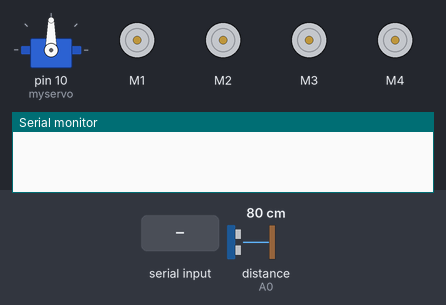
Simulated run of this sketch. Board: Arduino Uno, built with avr-gcc and run on an emulated ATmega328P. Parts: servo, 4 × DC motor (green arrow = forward, orange = backward, longer = faster), the last lines printed to the serial monitor. The test bench sets the inputs (shaded band); at power-on: distance to the obstacle (sensor on A0) 80 cm. The echo pulse lasts 58.3 µs per cm.

Above: at 1.2 s.
1.3 s: "turn left" received over Serial
At 2.7 s:
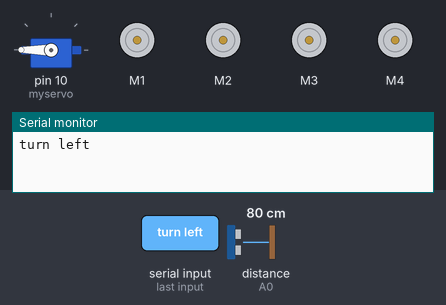
4.3 s: "left" received over Serial
At 6.45 s:
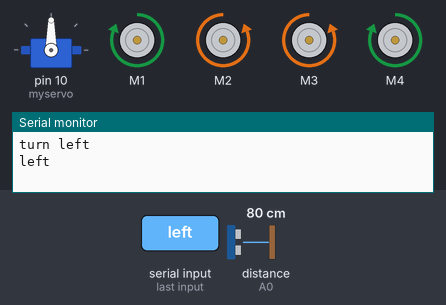
7.3 s: "turn right" received over Serial
At 8.7 s:
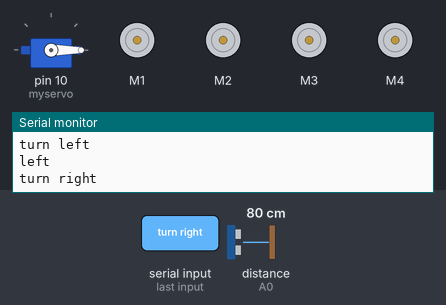
10.3 s: "move forward" received over Serial
At 12.4 s:
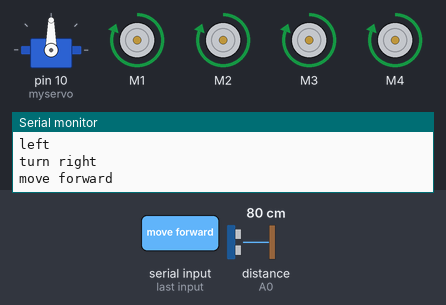
12.8 s: "right" received over Serial
At 14.2 s:
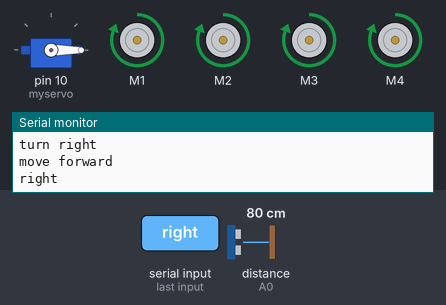
Timing chart, 0 to 16.6 s (numbered marks = the images above; inputs shaded):
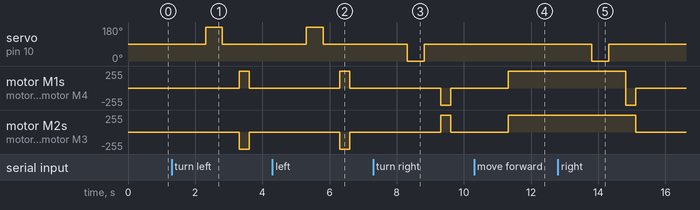

Measured:
- after the input at 1.3 s, servo on pin 10 (myservo): 90° → 180° after 1.0 s, → 90° 0.50 s later; motor M1, motor M4: stopped → forward 255/255 after 2.0 s, → stopped 0.30 s later; motor M2, motor M3: stopped → backward 255/255 after 2.0 s, → stopped 0.30 s later
- after the input at 4.3 s, servo on pin 10 (myservo): 90° → 180° after 1.0 s, → 90° 0.50 s later; motor M1, motor M4: stopped → forward 255/255 after 2.0 s, → stopped 0.30 s later; motor M2, motor M3: stopped → backward 255/255 after 2.0 s, → stopped 0.30 s later
- after the input at 7.3 s, servo on pin 10 (myservo): 90° → 0° after 1.0 s, → 90° 0.50 s later; motor M1, motor M4: stopped → backward 255/255 after 2.0 s, → stopped 0.30 s later; motor M2, motor M3: stopped → forward 255/255 after 2.0 s, → stopped 0.30 s later
- after the input at 10.3 s, motor M1–4: stopped → forward 255/255 after 1.0 s
- after the input at 12.8 s, servo on pin 10 (myservo): 90° → 0° after 1.0 s, → 90° 0.50 s later; motor M1, motor M4: forward 255/255 → backward 255/255 after 2.0 s, → stopped 0.30 s later; motor M2, motor M3: forward 255/255 → stopped after 2.3 s

The sketch:

Smart_Car.ino
```cpp
#include <AFMotor.h>
#include <NewPing.h>
#include<Servo.h>
#define TRIGGER_PIN A2
#define ECHO_PIN A0
#define MAX_DISTANCE 300
#define IR A5

AF_DCMotor motor1(1, MOTOR12_1KHZ);
AF_DCMotor motor2(2, MOTOR12_1KHZ);
AF_DCMotor motor3(3, MOTOR34_1KHZ);
AF_DCMotor motor4(4, MOTOR34_1KHZ);

NewPing sonar(TRIGGER_PIN, ECHO_PIN, MAX_DISTANCE);

Servo myservo;

String voice;

void setup() {
Serial.begin(9600);
myservo.attach(10);
myservo.write(90);
pinMode(IR, INPUT);

}

void loop() {
  int distance = sonar.ping_cm();
if(Serial.available()>0) {
  voice="";
  delay(2);
  voice = Serial.readString();
  delay(2);
  Serial.println(voice);


if (voice == "turn left") {
  left();
}else if (voice == "left") {
  left();
}else if(voice == "turn right") {
  right();
}else if(voice == "right") {
  right();
}

}
if(voice == "move forward") {
  forward();
}
if(voice == "move backward") {
  backward();
}
}


void forward() {
  int distance = sonar.ping_cm();

 if(distance<30){
  Stop();
  voice="";
 }else {
  motor1.setSpeed(255);
  motor1.run(FORWARD);
  motor2.setSpeed(255);
  motor2.run(FORWARD);
  motor3.setSpeed(255);
  motor3.run(FORWARD);
  motor4.setSpeed(255);
  motor4.run(FORWARD);
}
}
void backward() {
  int IR_Sensor = digitalRead(IR);
  if(IR_Sensor == 0) {
    Stop();
    voice="";
  }else {
  motor1.setSpeed(255);
  motor1.run(BACKWARD);
  motor2.setSpeed(255);
  motor2.run(BACKWARD);
  motor3.setSpeed(255);
  motor3.run(BACKWARD);
  motor4.setSpeed(255);
  motor4.run(BACKWARD);

}
}
void left() {
  myservo.write(180);
  delay(500);
  myservo.write(90);
  delay(500);
  motor1.run(FORWARD);
  motor1.setSpeed(255);
  motor2.run(BACKWARD);
  motor2.setSpeed(255);
  motor3.run(BACKWARD);
  motor3.setSpeed(255);
  motor4.run(FORWARD);
  motor4.setSpeed(255);
  delay(300);
  motor1.run(RELEASE);
  motor2.run(RELEASE);
  motor3.run(RELEASE);
  motor4.run(RELEASE);
}

void right() {
  myservo.write(0);
  delay(500);
  myservo.write(90);
  delay(500);
  motor1.run(BACKWARD);
  motor1.setSpeed(255);
  motor2.run(FORWARD);
  motor2.setSpeed(255);
  motor3.run(FORWARD);
  motor3.setSpeed(255);
  motor4.run(BACKWARD);
  motor4.setSpeed(255);
  delay(300);
  motor1.run(RELEASE);
  motor2.run(RELEASE);
  motor3.run(RELEASE);
  motor4.run(RELEASE);
}

void Stop() {
  motor1.run(RELEASE);
  motor2.run(RELEASE);
  motor3.run(RELEASE);
  motor4.run(RELEASE);
}
```
